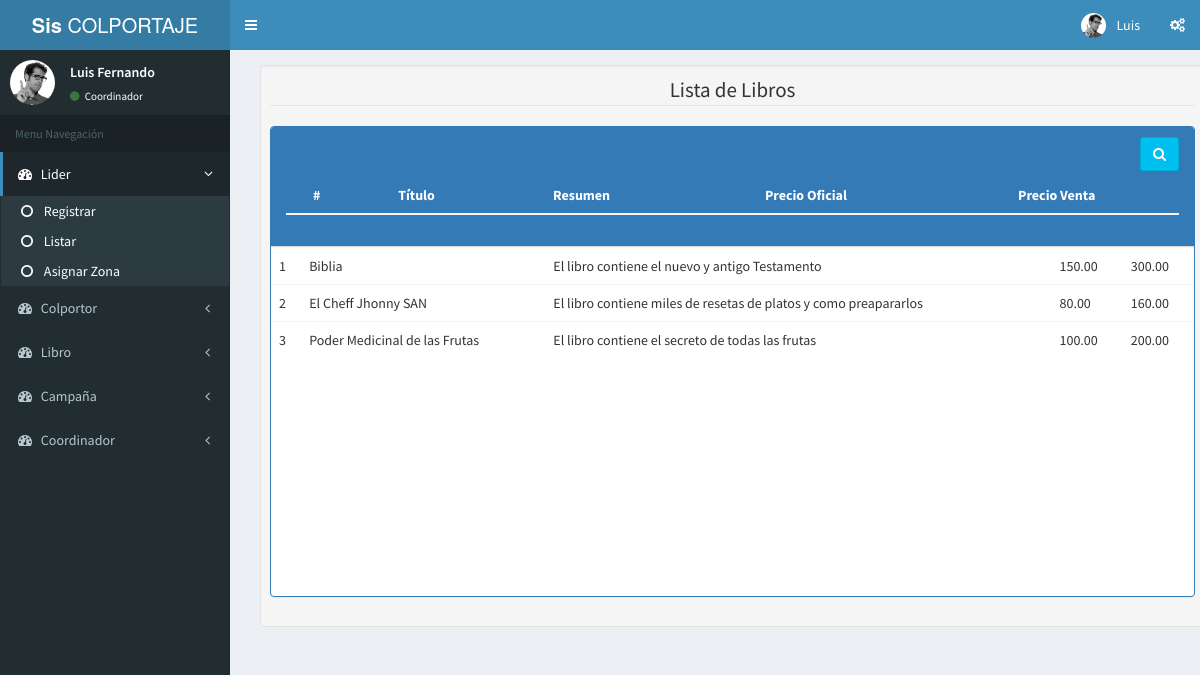
/view/menuCoordinador.php?modo=ListarLibros (signed in), run on the app's committed database.
### tables this page shows
CREATE TABLE Libro(
	idLibro int not null auto_increment primary key,
	idCategoria int not null,
	titulo varchar(100) not null,
	resumen text not null,
	precioOficial float(5,2) not null,
	precioVenta float(5,2) not null,
	imagen text null,
	FOREIGN KEY (idCategoria) REFERENCES Categoria (idCategoria) ON UPDATE CASCADE ON DELETE CASCADE
);

### model/gestions/class.GestionarLibro.php (called while the page is built)
<?php
	class GestionarLibro
	{
		private $Conexion;
		function __construct()
		{
			$this->Conexion =  new Conexion();
		}
		public function ListarLibro()
		{
			$consulta= $this->Conexion->prepare('SELECT *
																																		FROM libro
																																		ORDER BY titulo');
			$consulta->execute();
			$listaLibro= $consulta->fetchAll();
			$listaArray = array();
			$i = 0;
			foreach ($listaLibro as $value) {
				$libro = new Libro();
				$libro->setIdLibro($value['idLibro']);
				$libro->setTitulo($value['titulo']);
				$libro->setResumen($value['resumen']);
				$libro->setPrecioOficial($value['precioOficial']);
				$libro->setPrecioVenta($value['precioVenta']);
				$listaArray[$i] = $libro;
				$i++;
			}
			return $listaArray;
		}
	}
 ?>

### model/object/class.Libro.php (called while the page is built, shortened)
<?php
class Libro extends Categoria
{
  public $Titulo;
  public $Resumen;
  public  $PrecioOficial;
  public $PrecioVenta;
  public function setTitulo($titulo){$this->Titulo = $titulo;}
  public function setResumen($resumen){$this->Resumen = $resumen;}
  public function setPrecioOficial($precioOficial){$this->PrecioOficial = $precioOficial;}
  public function setPrecioVenta($precioVenta){$this->PrecioVenta = $precioVenta;}
  public function getTitulo(){return $this->Titulo;}
  public function getResumen(){return $this->Resumen;}
  public function getPrecioOficial(){return $this->PrecioOficial;}
  public function getPrecioVenta(){return $this->PrecioVenta;}
}
 ?>

### view/bodyListarLibros.php (the view, shortened to what this page needs)
<?php
  $gestionarLibro = new GestionarLibro();
  $listaLibro  = $gestionarLibro->ListarLibro();
 ?>
<section class="content">
        <div class="container">
        <div class="row">
            <div class="col-md-10">
                <div class="well well-sm">
                    <form class="form-horizontal" method="post">
                        <fieldset>
                            <legend class="text-center header">Lista de Libros</legend>
                            <div class="panel panel-primary">
                              <div class="panel-heading">
                                <div class="pull-right">
                                  <span class="clickable filter btn btn-info" data-toggle="tooltip" title="Click aqui para buscar un Producto" data-container="body">
                                    <i class="fa fa-search"></i>
                                  </span>
                                </div><br><br>
                                <div class="table-responsive">
                                  <table class="table">
                                    <thead class="desk">
                                      <tr>
                                        <th class="text-center">#</th>
                                        <th class="text-center">Título</th>
                                        <th class="text-center">Resumen</th>
                                        <th class="text-center">Precio Oficial</th>
                                        <th class="text-center">Precio Venta</th>
                                      </tr>
                                    </thead>
                                  </table>
                                </div>
                              </div>
                              <div class="table-responsive" style="height:350px;overflow-y:scroll;;">
                                <table class="table table-hover" id="dev-table" >
                                  <tbody class="text">
                                    <?php
                                      $i = 1;
                                          foreach ($listaLibro as $listaL): ?>
                                      <tr>
                                        <td><?php echo $i; ?></td>
                                        <td><?php echo $listaL->getTitulo();?></td>
                                        <td><?php echo $listaL->getResumen();?></td>
                                        <td><?php echo $listaL->getPrecioOficial();?></td>
                                        <td><?php echo $listaL->getPrecioVenta();?></td>
                                      </tr>
                                    <?php
                                      $i++;
                                      endforeach;
                                    ?>
                                  </tbody>
                                </table>
                              </div>
                              </div>
                        </fieldset>
                    </form>
                </div>
            </div>
        </div>
      </div>
  </section>

### data on the page
libro: titulo "Biblia", resumen "El libro contiene el nuevo y antigo Testamento", precioOficial "150.00", precioVenta "300.00"
libro: titulo "El Cheff Jhonny SAN", resumen "El libro contiene miles de resetas de platos y como preapararlos", precioOficial "80.00", precioVenta "160.00"
libro: titulo "Poder Medicinal de las Frutas", resumen "El libro contiene el secreto de todas las frutas", precioOficial "100.00", precioVenta "200.00"

### other printed values
$_SESSION['primerNombre'] "Luis"
$_SESSION['primerNombre'] .' '. $_SESSION['segundoNombre'] "Luis Fernando"
